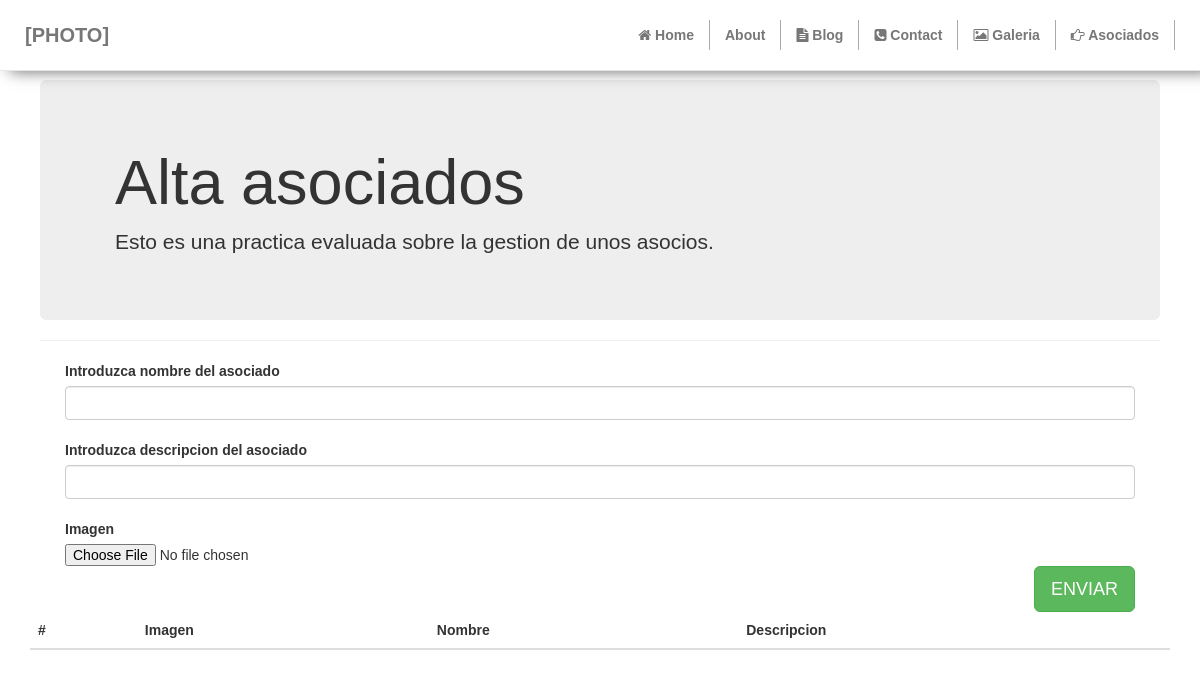
The page /controlador/asociados.php on the database as committed earlier.
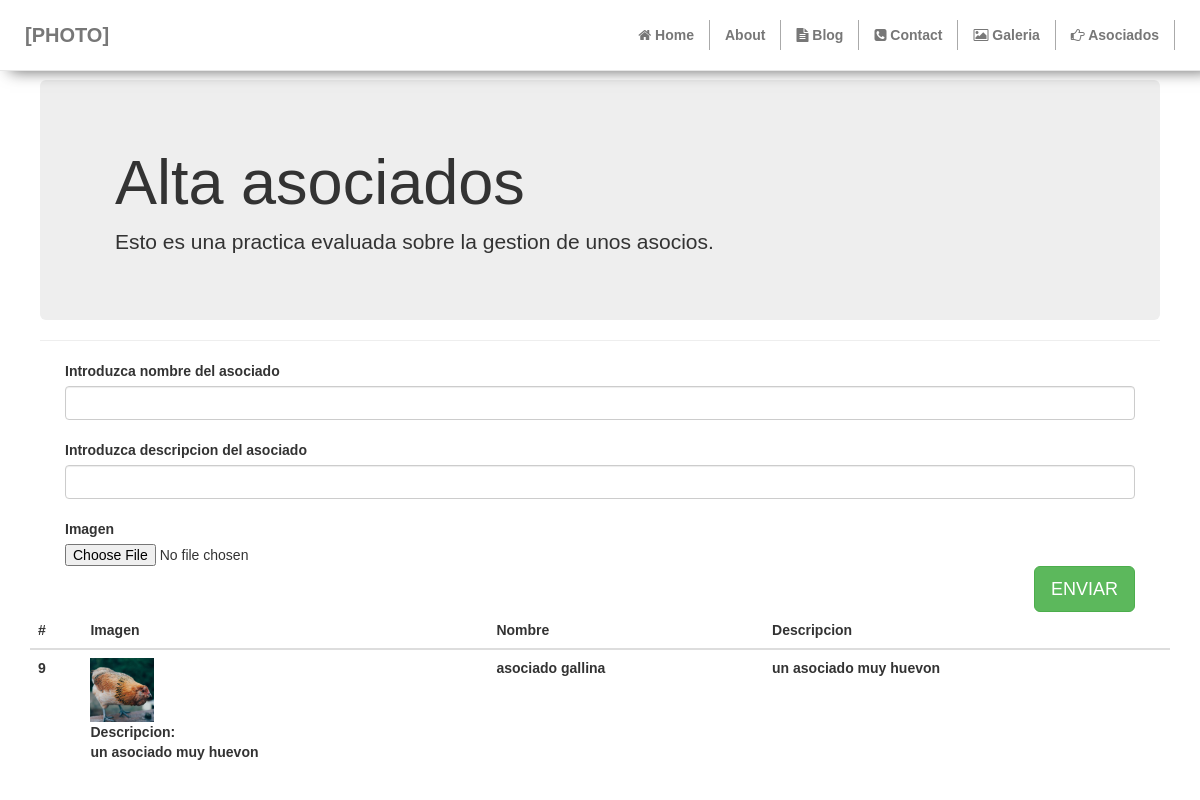
The same page on the database as committed later.
### tables this page shows
CREATE TABLE `asociados` (
  `id` int(11) NOT NULL,
  `nombre` varchar(255) DEFAULT NULL,
  `logo` varchar(255) DEFAULT NULL,
  `descripcion` varchar(255) DEFAULT NULL
);

### controlador/asociados.php (called while the page is built, shortened)
<?php
require __DIR__.'/../entity/Asociado.php';
require __DIR__.'/../database/Connection.php';
require_once __DIR__.'/../core/App.php';
try {
    $asociadoRepository=new AsociadoRepository();
    $asociados='';
    $asociados=$asociadoRepository->findAll();
}catch (QueryException $exception){
    throw new QueryException('Error de BDA');
}catch (FileException $exception){
    throw new FileException('Error a insertar en fichero');
}
require __DIR__.'/../views/asociados.view.php';

### database/Connection.php (called while the page is built)
<?php
class Connection
{
    public static function make(){
        try{
            $config=App::get('config')['database'];
            $connection=new PDO(
            $config['connection'].';dbname='.$config['name'],
            $config['username'],
            $config['password'],
            $config['options']
        );
        }catch(PDOException $PDOException){
            die($PDOException->getMessage());
        }
        return $connection;
    }
}

### core/App.php (called while the page is built, shortened)
<?php
class App
{
    private static $container=[];
    public static function bind(string $key,$value){
        static::$container[$key]=$value;
    }
    public static function getConnection():PDO{
        if(!array_key_exists('connection',static::$container)){
            static::$container['connection']=Connection::make();
        }
        return static::$container['connection'];
    }
}

### database/QueryBuilder.php (called while the page is built, shortened)
<?php
require_once __DIR__.'/../core/App.php';
abstract class QueryBuilder
{
    private $connection;
    private $table;
    private $classEntity;
    public function __construct(string $table,string $classEntity)
    {
        $this->connection = App::getConnection();
        $this->table=$table;
        $this->classEntity=$classEntity;
    }
    public function findAll(){
        $sql="SELECT * FROM $this->table";
        $pdostatement=$this->connection->prepare($sql);
        if($pdostatement->execute()===false){
            throw new QueryException("No se ha podido ejecutar la query");
        }else{
            return $pdostatement->fetchAll(PDO::FETCH_CLASS | PDO::FETCH_PROPS_LATE,$this->classEntity);
        }
    }
}

### entity/Asociado.php (called while the page is built, shortened)
<?php
class Asociado implements IEntity
{
    private $id;
    private $nombre;
    private $logo;
    private $descripcion;
    public function __construct($nombre='', $logo='', $descripcion='')
    {
        $this->id = null;
        $this->nombre = $nombre;
        $this->logo = $logo;
        $this->descripcion = $descripcion;
    }
    public function getId()
    {
        return $this->id;
    }
    public function getNombre()
    {
        return $this->nombre;
    }
    public function getLogo()
    {
        return $this->logo;
    }
    public function getDescripcion()
    {
        return $this->descripcion;
    }
    public function getUrlGallery() : string {
        return self::RUTA_IMAGENES_LOGO.$this->getLogo();
    }
}

### views/asociados.view.php (the view, shortened to what the changed rows need)
<?php include __DIR__ . '/partials/inicio-doc.part.php'; ?>
<div class="container">
    <div class="jumbotron jumbotron-fluid " style="margin: 10px;">
        <div class="container ">
            <h1 class="display-3">Alta asociados</h1>
        </div>
    </div>
        <br>
    <div>
            <div class="custyle" style="margin-top: 10px;">
                <table class="table table-hover">
                <thead>
                <tr>
                    <th>#</th>
                    <th>Imagen</th>
                    <th>Nombre</th>
                    <th >Descripcion</th>
                </tr>
                </thead>
                <?php if(empty($asociados)===false) : ?>
                    <?php foreach ($asociados as $asociado): ?>
                        <tr>
                            <th><p><?= $asociado->getId() ?></p></th>
                            <th><img src="<?= $asociado->getUrlGallery() ?>" alt="<?= $asociado->getDescripcion() ?>" title="<?=$asociado ->getDescripcion() ?>" style="height: 64px;width: 64px;"><br>Descripcion: <br><?= $asociado->getDescripcion() ?></th>
                            <th><p><?= $asociado->getNombre()?></p></th>
                            <th><p><?= $asociado->getDescripcion()?></p></th>
                        </tr>
                    <?php endforeach;?>
                <?php endif;?>
                </table>
            </div>
        </div>
</div>
<?php include __DIR__ . '/partials/fin-doc.part.php'; ?>

Rows that differ between the two databases and show on the page:
added asociados: id "9", logo (picture), descripcion "un asociado muy huevon", nombre "asociado gallina"
